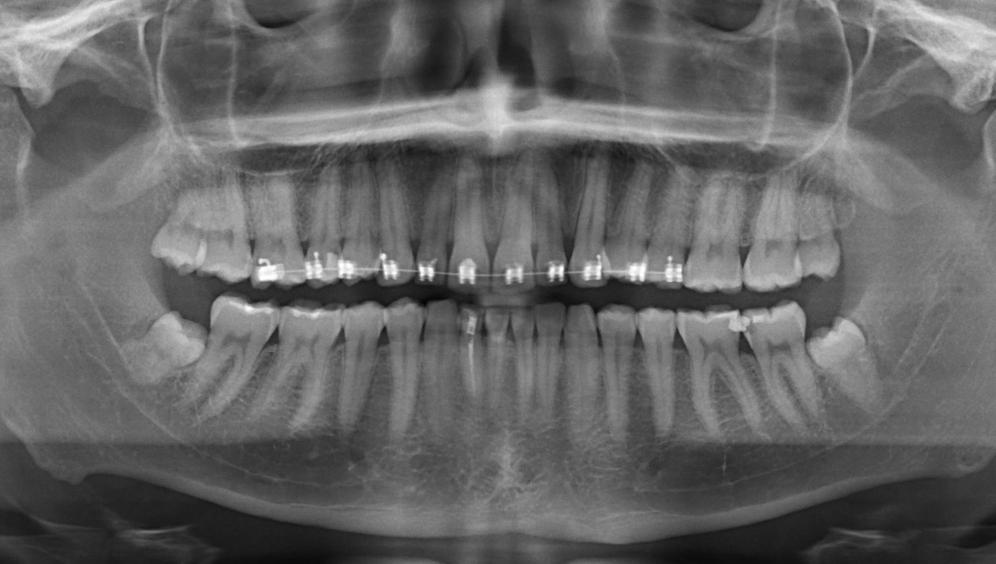
%> input picture evaluated_segmenters/Chan-VeseActiveContours/teste_dentes.jpg, 1991 x 1127 px, given in place of teste06.jpg, which was not available (shown at 1/2 size)
$ octave 'demo chenvese.m'   (GNU Octave 9; MATLAB toolbox functions it lacks are replaced by stand-ins)
%> lines starting %> are read from the running program, lines starting %| are printed output that depends on the picture; in (x1, y1, x2, y2) boxes, pixels count from 0 and x2, y2 are one past the last pixel; in counts of white or black regions, pixels touching at a corner belong together; the program's own positions count from 1; pictures that were not available may be replaced by others from this repository, and a replacement may not be noted
### evaluated_segmenters/Chan-VeseActiveContours/chenvese.m
%==========================================================================
%
%   Active contour with Chen-Vese Method
%   for image segementation
%
%   Implemented by Yue Wu (yue.wu@tufts.edu)
%   Tufts University
%   Feb 2009
%
%   all rights reserved
%   Last update 02/26/2009
%--------------------------------------------------------------------------
%   Usage of varibles:
%   input:
%       I           = any gray/double/RGB input image
%       mask        = initial mask, either customerlized or built-in
%       num_iter    = total number of iterations
%       mu          = weight of length term
%       method      = submethods pick from ('chen','vector','multiphase')
%
%   Types of built-in mask functions
%       'small'     = create a small circular mask
%       'medium'    = create a medium circular mask
%       'large'     = create a large circular mask
%       'whole'     = create a mask with holes around
%       'whole+small' = create a two layer mask with one layer small
%                       circular mask and the other layer with holes around
%                       (only work for method 'multiphase')
%   Types of methods
%       'chen'      = general CV method
%       'vector'    = CV method for vector image
%       'multiphase'= CV method for multiphase (2 phases applied here)
%
%   output:
%       phi0        = updated level set function
%
%--------------------------------------------------------------------------
%
% Description: This code implements the paper: "Active Contours Without
% Edges" by Chan and Vese for method 'chen', the paper:"Active Contours Without
% Edges for vector image" by Chan and Vese for method 'vector', and the paper
% "A Multiphase Level Set Framework for Image Segmentation Using the
% Mumford and Shah Model" by Chan and Vese.
%
%--------------------------------------------------------------------------
% Deomo: Please see HELP file for details
%==========================================================================

function seg = chenvese(I,mask,num_iter,mu,method)

%%
%-- Default settings
%   length term mu = 0.2 and default method = 'chan'
  if(~exist('mu','var'))
    mu=0.2;
  end

  if(~exist('method','var'))
    method = 'chan';
  end

%-- End default settings

%%
%-- Initializations on input image I and mask
%  resize original image
   s = 200./min(size(I,1),size(I,2)); % resize scale
   if s<1
       I = imresize(I,s);
   end

%   auto mask settings
  if ischar(mask)
      switch lower (mask)
          case 'small'
              mask = maskcircle2(I,'small');
          case 'medium'
              mask = maskcircle2(I,'medium');
          case 'large'
              mask = maskcircle2(I,'large');
          case 'whole'
              mask = maskcircle2(I,'whole');
              %mask = init_mask(I,30);
          case 'whole+small'
              m1 = maskcircle2(I,'whole');
              m2 = maskcircle2(I,'small');
              mask = zeros(size(I,1),size(I,2),2);
              mask(:,:,1) = m1(:,:,1);
              mask(:,:,2) = m2(:,:,2);
          otherwise
              error('unrecognized mask shape name (MASK).');
      end
  else
      if s<1
          mask = imresize(mask,s);
      end
      if size(mask,1)>size(I,1) || size(mask,2)>size(I,2)
          error('dimensions of mask unmathch those of the image.')
      end
      switch lower(method)
          case 'multiphase'
              if  (size(mask,3) == 1)
                  error('multiphase requires two masks but only gets one.')
              end
      end

  end


switch lower(method)
    case 'chan'
        if size(I,3)== 3
            P = rgb2gray(uint8(I));
            P = double(P);
        elseif size(I,3) == 2
            P = 0.5.*(double(I(:,:,1))+double(I(:,:,2)));
        else
            P = double(I);
        end
        layer = 1;

    case 'vector'
        s = 200./min(size(I,1),size(I,2)); % resize scale
        I = imresize(I,s);
        mask = imresize(mask,s);
        layer = size(I,3);
        if layer == 1
            display('only one image component for vector image')
        end
        P = double(I);

    case 'multiphase'
        layer = size(I,3);
        if size(I,1)*size(I,2)>200^2
            s = 200./min(size(I,1),size(I,2)); % resize scale
            I = imresize(I,s);
            mask = imresize(mask,s);
        end

        P = double(I);  %P store the original image
    otherwise
        error('!invalid method')
end
%-- End Initializations on input image I and mask

%%
%--   Core function
switch lower(method)
    case {'chan','vector'}
        %-- SDF
        %   Get the distance map of the initial mask

        mask = mask(:,:,1);
        phi0 = bwdist(mask)-bwdist(1-mask)+im2double(mask)-.5;
        %   initial force, set to eps to avoid division by zeros
        force = eps;
        %-- End Initialization

        %-- Display settings
%           figure();
%           subplot(2,2,1); imshow(I); title('Input Image');
%           subplot(2,2,2); contour(flipud(phi0), [0 0], 'r','LineWidth',1); title('initial contour');
%           subplot(2,2,3); title('Segmentation');
        %-- End Display original image and mask

        %-- Main loop
          for n=1:num_iter
              inidx = find(phi0>=0); % frontground index
              outidx = find(phi0<0); % background index
              force_image = 0; % initial image force for each layer
              for i=1:layer
                  L = im2double(P(:,:,i)); % get one image component
                  c1 = sum(sum(L.*Heaviside(phi0)))/(length(inidx)+eps); % average inside of Phi0
                  c2 = sum(sum(L.*(1-Heaviside(phi0))))/(length(outidx)+eps); % verage outside of Phi0
                  force_image=-(L-c1).^2+(L-c2).^2+force_image;
                  % sum Image Force on all components (used for vector image)
                  % if 'chan' is applied, this loop become one sigle code as a
                  % result of layer = 1
              end

              % calculate the external force of the image
              force = mu*kappa(phi0)./max(max(abs(kappa(phi0))))+1/layer.*force_image;

              % normalized the force
              force = force./(max(max(abs(force))));

              % get stepsize dt
              dt=0.5;

              % get parameters for checking whether to stop
              old = phi0;
              phi0 = phi0+dt.*force;
              new = phi0;
              indicator = checkstop(old,new,dt);

              % intermediate output
              if(mod(n,20) == 0)
%                  showphi(I,phi0,n);
              end;
              if indicator % decide to stop or continue
%                   showphi(I,phi0,n);

                  %make mask from SDF
                  seg = phi0<=0; %-- Get mask from levelset

%                   subplot(2,2,4); imshow(seg); title('Global Region-Based Segmentation');
% imshow(seg);

                  return;
              end
          end;
%           showphi(I,phi0,n);

          %make mask from SDF
          seg = phi0<=0; %-- Get mask from levelset

% [181 lines of commented-out code are left out]
end

### evaluated_segmenters/Chan-VeseActiveContours/kappa.m
function KG = kappa(I)
% get curvature information of input image
% input: 2D image I
% output: curvature matrix KG

% Copyright (c) 2009,
% Yue Wu @ ECE Department, Tufts University
% All Rights Reserved

I = double(I);
[m,n] = size(I);
P = padarray(I,[1,1],1,'pre');
P = padarray(P,[1,1],1,'post');

% central difference
fy = P(3:end,2:n+1)-P(1:m,2:n+1);
fx = P(2:m+1,3:end)-P(2:m+1,1:n);
fyy = P(3:end,2:n+1)+P(1:m,2:n+1)-2*I;
fxx = P(2:m+1,3:end)+P(2:m+1,1:n)-2*I;
fxy = 0.25.*(P(3:end,3:end)-P(1:m,3:end)+P(3:end,1:n)-P(1:m,1:n));
G = (fx.^2+fy.^2).^(0.5);
K = (fxx.*fy.^2-2*fxy.*fx.*fy+fyy.*fx.^2)./((fx.^2+fy.^2+eps).^(1.5));
KG = K.*G;
KG(1,:) = eps;
KG(end,:) = eps;
KG(:,1) = eps;
KG(:,end) = eps;
KG = KG./max(max(abs(KG)));

### evaluated_segmenters/Chan-VeseActiveContours/checkstop.m
function indicator = checkstop(old,new,dt)
% indicate whether we should performance further iteraions or stop

% Copyright (c) 2009,
% Yue Wu @ ECE Department, Tufts University
% All Rights Reserved

layer = size(new,3);

for i = 1:layer
    old_{i} = old(:,:,i);
    new_{i} = new(:,:,i);
end

if layer
    ind = find(abs(new)<=.5);
    M = length(ind);
    Q = sum(abs(new(ind)-old(ind)))./M;
    if Q<=dt*.18^2
        indicator = 1;
    else
        indicator = 0;
    end
else
    ind1 = find(abs(old_{1})<1);
    ind2 = find(abs(old_{2})<1);
    M1 = length(ind1);
    M2 = length(ind2);
    Q1 = sum(abs(new_{1}(ind1)-old_{1}(ind1)))./M1;
    Q2 = sum(abs(new_{2}(ind2)-old_{2}(ind2)))./M2;
    if Q1<=dt*.18^2 && Q2<=dt*.18^2
        indicator = 1;
    else
        indicator = 0;
    end
end
return

### evaluated_segmenters/Chan-VeseActiveContours/maskcircle2.m

function m = maskcircle2(I,type)
% auto pick a circular mask for image I
% built-in mask creation function
% Input: I   : input image
%        type: mask shape keywords
% Output: m  : mask image

% Copyright (c) 2009,
% Yue Wu @ ECE Department, Tufts University
% All Rights Reserved

if size(I,3)~=3
    temp = double(I(:,:,1));
else
    temp = double(rgb2gray(I));
end

h = [0 1 0; 1 -4 1; 0 1 0];
T = conv2(temp,h);
T(1,:) = 0;
T(end,:) = 0;
T(:,1) = 0;
T(:,end) = 0;

thre = max(max(abs(T)))*.5;
idx = find(abs(T) > thre);
[cx,cy] = ind2sub(size(T),idx);
cx = round(mean(cx));
cy = round(mean(cy));

[x,y] = meshgrid(1:min(size(temp,1),size(temp,2)));

m = zeros(size(temp));
[p,q] = size(temp);

switch lower (type)
    case 'small'
        r = 10;
        n = zeros(size(x));
        n((x-cx).^2+(y-cy).^2<r.^2) = 1;
        m(1:size(n,1),1:size(n,2)) = n;
        %m((x-cx).^2+(y-cy).^2<r.^2) = 1;
    case 'medium'
        r = min(min(cx,p-cx),min(cy,q-cy));
        r = max(2/3*r,25);
        n = zeros(size(x));
        n((x-cx).^2+(y-cy).^2<r.^2) = 1;
        m(1:size(n,1),1:size(n,2)) = n;
        %m((x-cx).^2+(y-cy).^2<r.^2) = 1;
    case 'large'
        r = min(min(cx,p-cx),min(cy,q-cy));
        r = max(2/3*r,60);
        n = zeros(size(x));
        n((x-cx).^2+(y-cy).^2<r.^2) = 1;
        m(1:size(n,1),1:size(n,2)) = n;
        %m((x-cx).^2+(y-cy).^2<r.^2) = 1;
    case 'whole'
        r = 9;
        m = zeros(round(ceil(max(p,q)/2/(r+1))*3*(r+1)));
        siz = size(m,1);
        sx = round(siz/2);
        i = 1:round(siz/2/(r+1));
        j = 1:round(0.9*siz/2/(r+1));
        j = j-round(median(j));
        m(sx+2*j*(r+1),(2*i-1)*(r+1)) = 1;
        se = strel('disk',r);
        m = imdilate(m,se);
        m = m(round(siz/2-p/2-6):round(siz/2-p/2-6)+p-1,round(siz/2-q/2-6):round(siz/2-q/2-6)+q-1);
end
        tem(:,:,1) = m;
        M = padarray(m,[floor(2/3*r),floor(2/3*r)],0,'post');
        tem(:,:,2) = M(floor(2/3*r)+1:end,floor(2/3*r)+1:end);
        m = tem;
return

### evaluated_segmenters/Chan-VeseActiveContours/demo chenvese.m
% demo for chenvese function
% Copyright (c) 2009,
% Yue Wu @ ECE Department, Tufts University
% All Rights Reserved
%%
%-- Chan & Vese method on gray and color image
%   Find contours of objects
close all
clear all

I = imread('teste06.jpg');
%> I is the input picture: size 1127x1991x3 uint8; min 2, max 255, mean 100.3
I = rgb2gray(I);
%> I: size 1127x1991 uint8

m = zeros(size(I));
m(25:end-25,25:end-25) = 1;
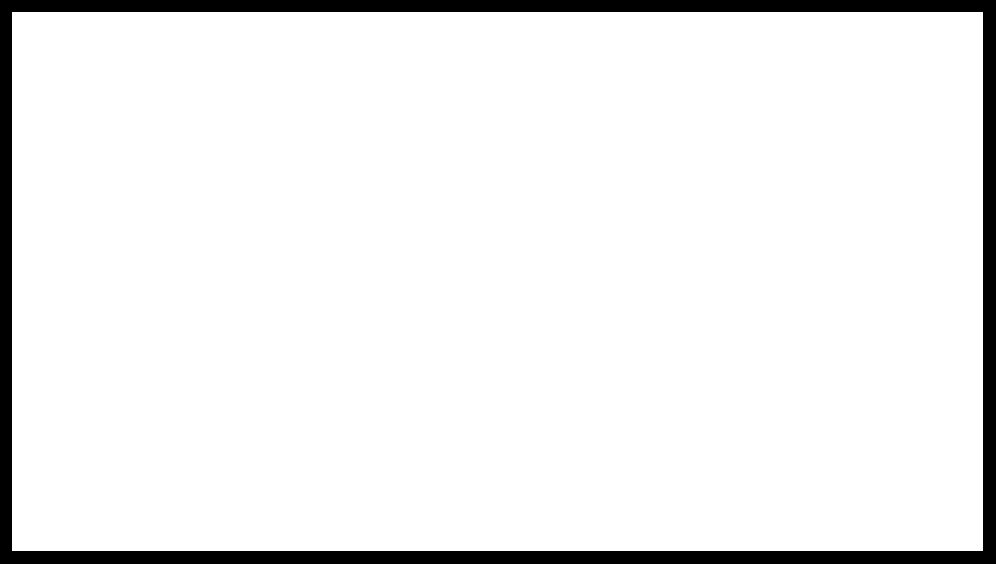
%> m: size 1127x1991 double (shown at 1/2 size); values 0 (black) and 1 (white), 93.3% white; 1 black region, box (x1, y1, x2, y2) and area: (0, 0, 1991, 1127) 150381
seg = chenvese(I,m,500,0.1,'chan'); % ability on gray image
%> the loop in chenvese, `for n=1:num_iter` made 500 passes
%> (M in checkstop, Q in checkstop) on passes 1 to 3: (3325, 0.123), (3309, 0.118), (2985, 0.107)
%> pass 1, in chenvese, `phi0 = phi0+dt.*force;`:
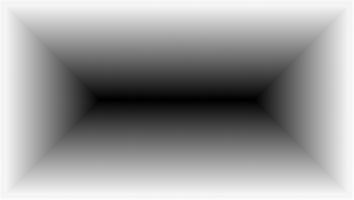
%> phi0: size 200x354 single; min -93.85, max 3.86, mean -34.83; drawn with min black and max white
%> in chenvese, `seg = phi0<=0;`: seg: size 200x354 logical; 87.3% white; 39 black regions (24 under 20 px), largest, box (x1, y1, x2, y2) and area: (0, 156, 164, 200) 3501, (196, 162, 354, 200) 2957, (175, 0, 208, 34) 624
% Built-in Mask
seg = chenvese(I,'medium',400,0.02,'chan'); % ability on gray image
%> call 2 of chenvese, with mask = 'medium', num_iter = 400, mu = 0.02, method = 'chan'
%> in maskcircle2, `T(:,end) = 0;`:
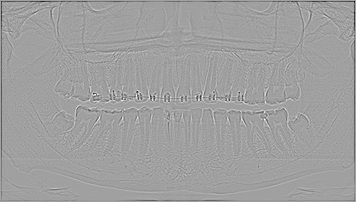
%> T: size 202x356 double; min -305, max 180, mean -1.3; drawn with min black and max white
%> in maskcircle2, `thre = max(max(abs(T)))*.5;`: thre = 152.5
%> in maskcircle2, `idx = find(abs(T) > thre);`: idx = 106 values from 204 to 71550
%> in maskcircle2, `[cx,cy] = ind2sub(size(T),idx);`: cx = 106 values, max 120 at index 59, min 2 at index 1, mean 23.57; cy = 106 values from 2 to 355
%> in maskcircle2, `cx = round(mean(cx));`: cx = 24
%> in maskcircle2, `cy = round(mean(cy));`: cy = 191
%> in maskcircle2, `r = min(min(cx,p-cx),min(cy,q-cy));`: r = 24
%> in maskcircle2, `r = max(2/3*r,25);`: r = 25
%> in maskcircle2, `n((x-cx).^2+(y-cy).^2<r.^2) = 1;`: n: size 200x200 double; values 0 (black) and 1 (white), 3.5% white; 1 white region, box (x1, y1, x2, y2) and area: (0, 166, 48, 200) 1417
%> the loop in chenvese (call 2), `for n=1:num_iter` made 400 passes
%> (M in checkstop, Q in checkstop) on passes 1 to 3: (69, 0.0545), (69, 0.0545), (69, 0.0545)
%> pass 1, in kappa (call 121), `fy = P(3:end,2:n+1)-P(1:m,2:n+1);`:
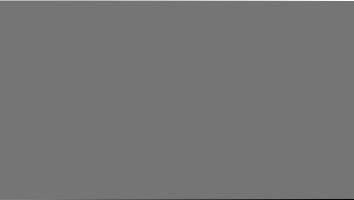
%> fy: size 200x354 double; min -304.5, max 354.1, mean -0.5; drawn with min black and max white
%> after the loop in chenvese (call 2), `for n=1:num_iter`:
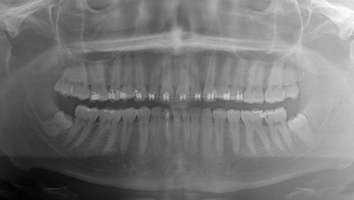
%> phi0: size 200x354 single; min -68.89, max 506.8, mean 199.8; drawn with min black and max white
%> in chenvese (call 2), `seg = phi0<=0;`: seg: size 200x354 logical; 3.9% white; 4 white regions (3 under 20 px), largest, box (x1, y1, x2, y2) and area: (0, 157, 114, 200) 2773
%-- End

%%
%-- Chan & Vese method on RGB/vector image
%   Strong ability to resist noise
close all
clear all
P = imread('anti-mass.jpg');
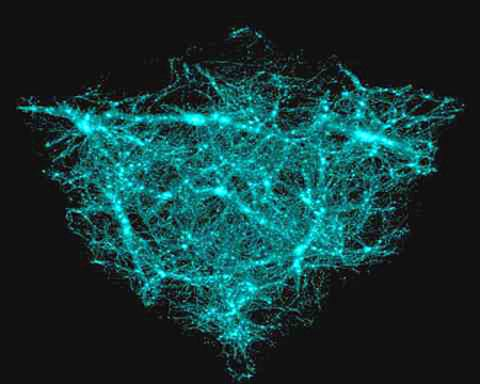
%> input picture evaluated_segmenters/Chan-VeseActiveContours/anti-mass.jpg, 480 x 384 px
%> P is the input picture: size 384x480x3 uint8; mean R, G, B 19.8, 54.7, 54.9
% Imnoise the original input
I = P;
I(:,:,1) = imnoise(I(:,:,1),'speckle');
%> I: size 384x480x3 uint8
I(:,:,2) = imnoise(I(:,:,2),'salt & pepper',0.8);
figure(),subplot(1,2,1),imshow(P),title('original image');
subplot(1,2,2),imshow(I),title('original image with two components adding noise')

% Normal Chan & Vese cannot work
seg = chenvese(I,'large',300,0.02,'chan');
%> in maskcircle2 (call 2), `n((x-cx).^2+(y-cy).^2<r.^2) = 1;`: n: size 200x200 double; values 0 (black) and 1 (white), 34.9% white; 1 white region, box (x1, y1, x2, y2) and area: (33, 61, 166, 194) 13965
%> (the run ends here)
